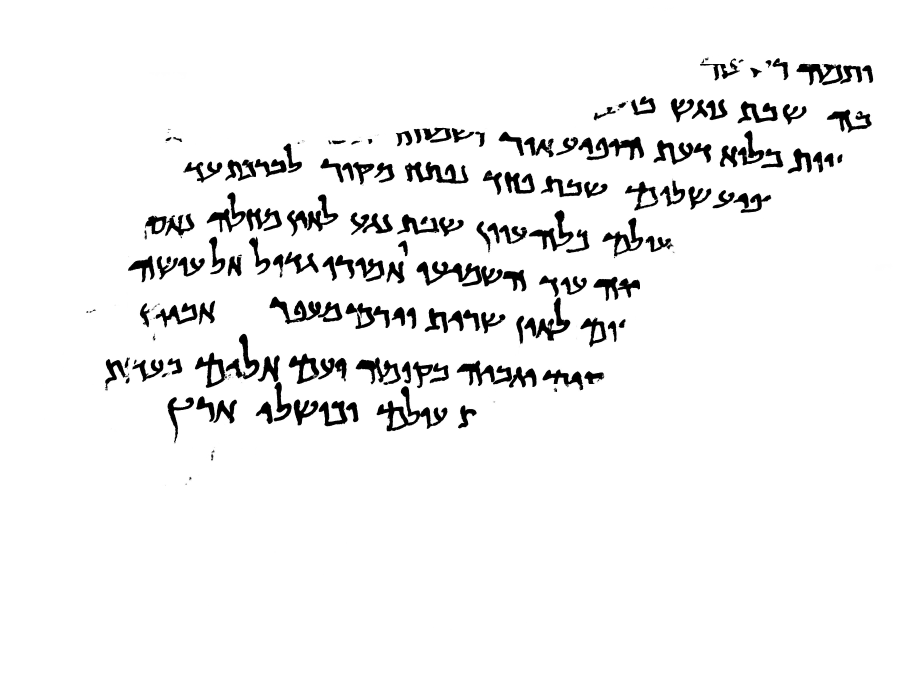
#> input picture test_images/P513-Fg001-R-C01-R01-binarized.jpg, 3608 x 2706 px, found by its file name (shown at 1/4 size)
$ jupyter execute --allow-errors dan_line_seperation.ipynb
#> lines starting #> are read from the running program, lines starting #| are printed output that depends on the picture; after the words box and inside, x2 and y2 are one past the last pixel; in counts of white or black regions, pixels touching at a corner belong together
### data_management/augmentation/commonAug.py
import cv2
import random
import numpy as np
import math

# [22 lines left out: function imgResizer, not called in this run]


def whitespaceRemover(img, padding=5):
    imHeight, imWidth = img.shape # get the image dimensions
    # find the BB of the contents of the image
    gray_img = img.copy()
    gray_img = 255*(gray_img < 128).astype(np.uint8) # To invert the text to white
    gray_img = cv2.morphologyEx(gray_img, cv2.MORPH_OPEN, np.ones((5, 5), dtype=np.uint8)) # Perform noise filtering
    coords = cv2.findNonZero(gray_img) # Find all non-zero points (text)
    x, y, w, h = cv2.boundingRect(coords) # Find minimum spanning bounding box

    # pad each side
    y_min = y-padding if y-padding>=0 else 0
    y_max = y+h+padding if y+h+padding<=imHeight else imHeight
    x_min = x-padding if x-padding>=0 else 0
    x_max = x+w+padding if x+w+padding<=imWidth else imWidth

    cropped_img = img[y_min:y_max, x_min:x_max] # Crop the image - note we do this on the original image

    return cropped_img


# warp the letter images, parameters are slightly different to the whole page image warper (as these letter images are smaller)
# [85 lines left out: functions letterImageWarper, imageRotator, imageShearer, imageEroder, imageDilator, not called in this run]

### segmentFunction.py
import cv2
import numpy as np


# [5 lines left out: function get_circular_kernel, not called in this run]


def segment_morphological_operations(image):
    image = cv2.bitwise_not(image)

    #kernel = get_circular_kernel(3)
    kernel = cv2.getStructuringElement(cv2.MORPH_ELLIPSE, (1,5))
    closed = cv2.morphologyEx(image, cv2.MORPH_CLOSE, kernel)

    blurred = cv2.GaussianBlur(closed, (3, 5), 0.5)

    thresholded_img = cv2.threshold(blurred, 0, 255, cv2.THRESH_BINARY | cv2.THRESH_OTSU)[1]

    #kernel = get_circular_kernel(6)
    kernel = cv2.getStructuringElement(cv2.MORPH_ELLIPSE, (5,3))
    eroded_img = cv2.morphologyEx(thresholded_img, cv2.MORPH_ERODE, kernel, iterations=1)

    return eroded_img


def find_connected_components(thresholded_img):
    im_height, im_width = thresholded_img.shape
    bounding_boxes = []
    BB_centers = []

    contours, hierarchy = cv2.findContours(thresholded_img, cv2.RETR_EXTERNAL, cv2.CHAIN_APPROX_NONE)

    # filter out small or invalid bounding boxes
    for j, contour in enumerate(contours):
        (x, y, w, h) = cv2.boundingRect(contour)
        if w >= im_width or h >= im_height:
            continue
        # these are artifacts
        if (w < 20 or h < 30):
            continue

        # sometimes parts of characters are picked out as well, control these to change what gets detected
        contour_area = cv2.contourArea(contour)
        contour_perimeter = cv2.arcLength(contour, True)
        contour_compactness = (4 * np.pi * contour_area) / (contour_perimeter ** 2)

        # set appropriate threshold values for area and compactness
        # min_area_threshold = 50
        max_compactness_threshold = 0.4
        #if contour_compactness > max_compactness_threshold:
        #    continue

        # 2px border for legibility
        # use max() and min() to prevent the BB going off the sides of the image
        padding = 5
        y1 = max(0, y-padding)
        y2 = min(y+h+padding, im_height)
        x1 = max(0, x-padding)
        x2 = min(x+w+padding, im_width)


        if h > 180:
            #print([x1,y1,x2,y2])
            #continue
            cutout = thresholded_img.copy()[y1:y2, x1:x2]
            midline = int((y2-y1)/2)
            cutout[midline - 2 : midline + 3, :] = 0

            [x_adjust, y_adjust] = [x1, y1]

            cutoutBBs, cutoutCenters = find_connected_components(cutout) # recursive functions are our friends :) espeically if they only recurse once

            for bb, center in zip(cutoutBBs, cutoutCenters):
                #print(center)
                [x,y] = center
                center = [x+x_adjust, y+y_adjust]
                BB_centers.append(center)

                [x1,y1,x2,y2] = bb
                bb = [x1+x_adjust, y1+y_adjust, x2+x_adjust, y2+y_adjust]
                bounding_boxes.append(bb)

        elif (y2-y1) > 0 and (x2-x1) > 0:
            BB_centers.append([int(x1+w/2),int(y1+h/2)])
            bounding_boxes.append( [x1,y1,x2,y2] )

    return bounding_boxes, BB_centers


# Takes in a grayscale image, returns the bounding boxes
def segment_dss_page(image):

    im_height, im_width = image.shape

    # applies morphological operations, to improve segmentation by connected components
    processed_image = segment_morphological_operations(image)

    # uses contours to find the bounding boxes,
    # also returns the center coordinate of each bounding box
    bounding_boxes, BB_centers = find_connected_components(processed_image)

    return bounding_boxes, BB_centers


### segmentation/imageRotation.py

from segmentation.peakdetect import *
from skimage.transform import rotate
import os
from skimage.io import imread, imsave
import numpy as np
import cv2
import matplotlib.pyplot as plt
from data_management.augmentation.commonAug import imgResizer


def write_image(image, filename, runmode=1):
    path_output = os.path.abspath(filename)
    #image = image.astype(np.uint8)
    cv2.imwrite(filename=path_output,img=image)


# [21 lines left out: function rotate_and_find_number_of_peaks, not called in this run]


def find_optimal_rotation(image, output_directory, lookahead=20, min_degree=-10, max_degree=10, runmode=1):
    optimum_rot_degree = -90
    optimum_score = 0
    optimum_rot_image = image
    optimum_rot_line_peaks = []
    optimum_num_peaks = 1

    for degree in range (min_degree, max_degree):

        rotated_image = rotate(image, degree, resize=True, cval=1, clip=False, mode ='constant')

        # Rotate results in a normalised floating image -> convert it to uint8
        #rotated_image = rotated_image * 255
        #rotated_image = rotated_image.astype(np.uint8)

        if runmode > 0: # Show intermediary rotated images in normal and debug mode
            write_image(rotated_image, output_directory + '/rotated_' + str(degree) + '.jpg', runmode=runmode)

        # 1 = column reduction.
        # CV_REDUCE_AVG instead of sum, because we want the normalized number of pixels
        histogram = cv2.reduce(rotated_image, 1, cv2.REDUCE_AVG)
        # Transpose column vector into row vector
        histogram = histogram.reshape(-1)

        if (runmode > 0): # Show intermediary histograms in normal and debug mode
            plt.plot(histogram)
            plt.title('Degree=' + str(degree))
            plt.savefig(output_directory+'/histogram_' + str(degree) + '.jpg')
            plt.clf()

        line_peaks = peakdetect(histogram, lookahead=lookahead)

        # sometimes the number of positive peaks is not identical to the number of negative peaks
        number_peaks = min(len(line_peaks[0]), len(line_peaks[1]))

        score = 0
        if number_peaks != 0:
            for peak in range(0, number_peaks):
                score += line_peaks[0][peak][1] - line_peaks[1][peak][1]

            score = score / number_peaks
        #except:
        #    score = 0

        if runmode > 1: # Show tested degrees in debug mode only
            print ('Degree=' + str(degree) + '; Score=' + str(score))

        if score >= optimum_score and abs(degree) <= abs(optimum_rot_degree):
            optimum_score = score
            optimum_rot_degree = degree
            optimum_rot_image = rotated_image
            optimum_rot_line_peaks = line_peaks
            optimum_num_peaks = number_peaks

    return optimum_rot_image, optimum_rot_degree, optimum_num_peaks, optimum_rot_line_peaks


"""
METHOD 2
"""


# [30 lines left out: function get_skew_angle, not called in this run]

### Dan's Stuff/dan_line_seperation.ipynb
[cell 1]
from segment import Segment
import matplotlib.pyplot as plt
import shutil
import os

imagePath2 = "image-data/P106-Fg002-R-C01-R01-binarized.jpg"
sourceFolder = "image-data"
segmentationsFolder = "Data/Segmented/"

#> (the rest of this cell did not finish here and is left out)

[cell 2]
import numpy as np
from scipy.optimize import curve_fit
import pylab as plt

N = 1000 # number of data points
t = np.linspace(0, 4*np.pi, N)
data = 3.0*np.sin(t+0.001) + 0.5 + np.random.randn(N) # create artificial data with noise

guess_freq = 1
guess_amplitude = 3*np.std(data)/(2**0.5)
guess_phase = 0
guess_offset = np.mean(data)

p0=[guess_freq, guess_amplitude,
    guess_phase, guess_offset]

# create the function we want to fit
def my_sin(x, freq, amplitude, phase, offset):
    return np.sin(x * freq + phase) * amplitude + offset

# now do the fit
fit = curve_fit(my_sin, t, data, p0=p0)

# we'll use this to plot our first estimate. This might already be good enough for you
data_first_guess = my_sin(t, *p0)

# recreate the fitted curve using the optimized parameters
data_fit = my_sin(t, *fit[0])

plt.plot(data, '.')
plt.plot(data_fit, label='after fitting')
plt.plot(data_first_guess, label='first guess')
plt.legend()
plt.show()

[cell 3]
from data_management.augmentation.commonAug import imageRotator
import random

# [11 lines left out: function rotatePage, not called in this run]


#> (the rest of this cell did not finish here and is left out)

[cell 4]
import os
import cv2
import numpy as np
from data_management.augmentation.commonAug import whitespaceRemover


segmentationsFolder = "Data/Segmented/"


# [25 lines left out: function plotSegmentedBBs, not called in this run]

[cell 5]
from sklearn.cluster import KMeans
from sklearn import preprocessing as pre


# [50 lines left out: function clusteryBoi, not called in this run]

[cell 6]
from sklearn.metrics import silhouette_score

# [23 lines left out: function findOptimalK, not called in this run]

## FUCK

[cell 7]
from segmentFunction import segment_dss_page
import cv2
import numpy as np
import matplotlib.pyplot as plt
from data_management.augmentation.commonAug import whitespaceRemover

img_path = "image-data/P513-Fg001-R-C01-R01-binarized.jpg"
img = cv2.imread(img_path, cv2.IMREAD_GRAYSCALE) #Read the img
#> img is the input picture: shape (2706, 3608); min 0, max 255, mean 241.5
img = whitespaceRemover(img=img, padding=20)
#> in whitespaceRemover, `gray_img = 255*(gray_img < 128).astype(np.uint8)`:
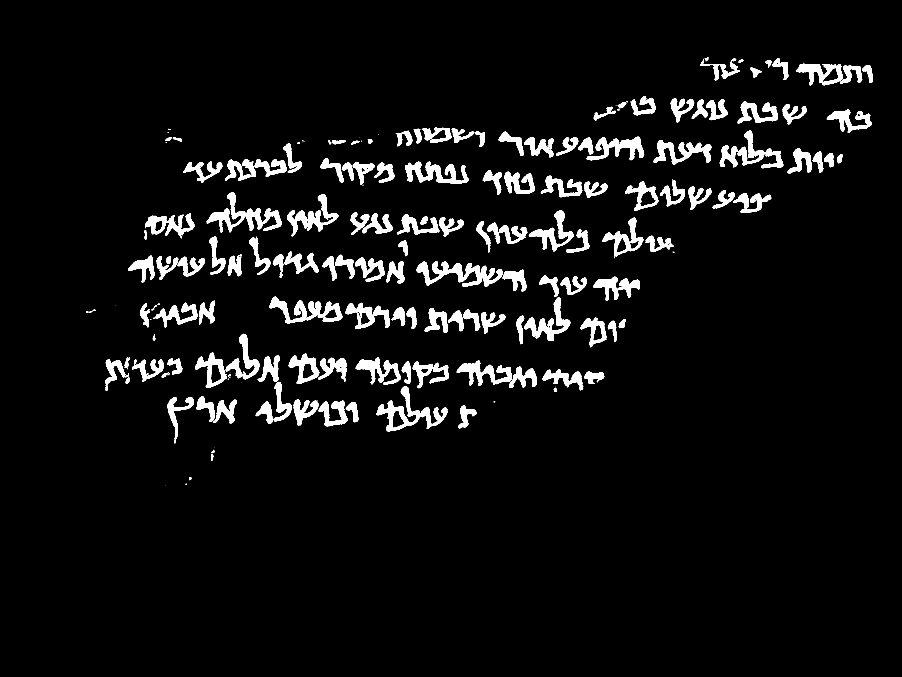
#> gray_img: shape (2706, 3608) (shown at 1/4 size); 5.3% white; 248 white regions (70 under 20 px), largest, box (x1, y1, x2, y2) and area: (1506, 1545, 1790, 1725) 13085, (1666, 1044, 1928, 1146) 10694, (1620, 647, 1874, 735) 10300
#> in whitespaceRemover, `gray_img = cv2.morphologyEx(gray_img, cv2.MORPH_OPEN, np.ones((5, 5), ..`:
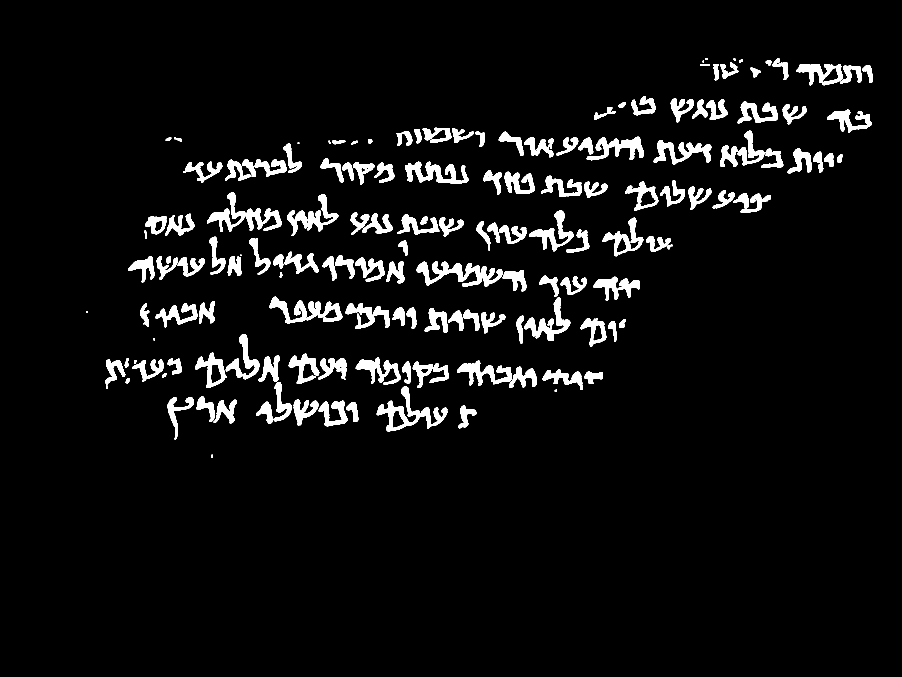
#> gray_img: shape (2706, 3608) (shown at 1/4 size); 5.2% white; 189 white regions, largest, box (x1, y1, x2, y2) and area: (1507, 1545, 1730, 1725) 10877, (1666, 1045, 1928, 1146) 10648, (1620, 647, 1873, 735) 10211
#> in whitespaceRemover, `coords = cv2.findNonZero(gray_img)`: coords = contour of 509485 points, box (x1, y1, x2, y2) (346, 234, 3492, 1830), area 12852
#> in whitespaceRemover, `x, y, w, h = cv2.boundingRect(coords)`: x = 346; y = 234; w = 3146; h = 1596
#> in whitespaceRemover, `y_min = y-padding if y-padding>=0 else 0`: y_min = 214
#> in whitespaceRemover, `y_max = y+h+padding if y+h+padding<=imHeight else imHeight`: y_max = 1850
#> in whitespaceRemover, `x_min = x-padding if x-padding>=0 else 0`: x_min = 326
#> in whitespaceRemover, `x_max = x+w+padding if x+w+padding<=imWidth else imWidth`: x_max = 3512
#> in whitespaceRemover, `cropped_img = img[y_min:y_max, x_min:x_max]`:
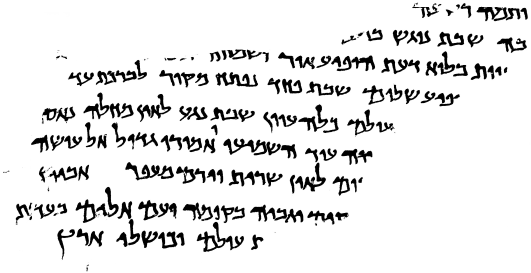
#> cropped_img: shape (1636, 3186) (shown at 1/6 size); min 0, max 255, mean 229.7

drawingBoi = img.copy()

BBs = segment_dss_page(img)
#> in segment_morphological_operations, `thresholded_img = cv2.threshold(blurred, 0, 255, cv2.THRESH_BINARY | c..`:
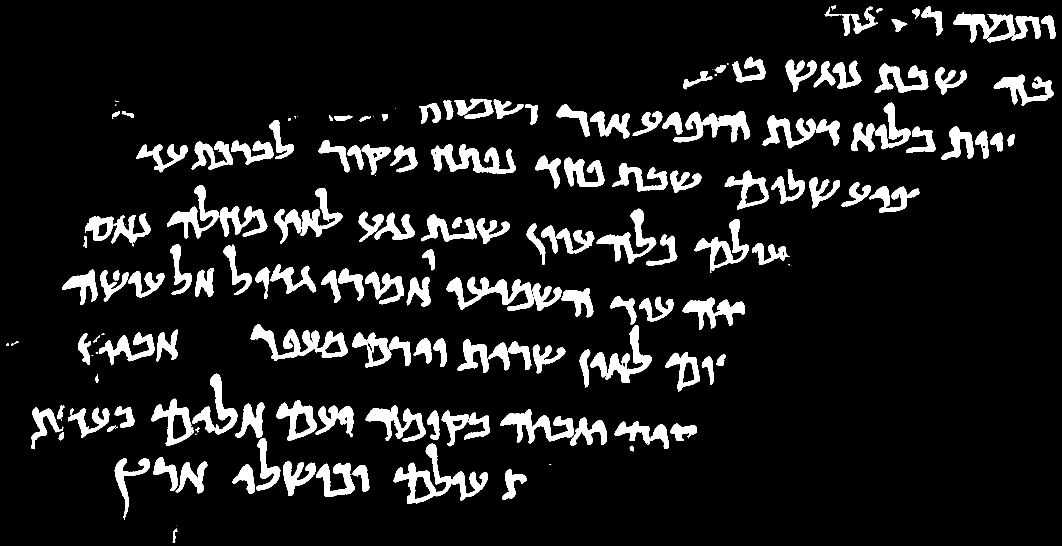
#> thresholded_img: shape (1636, 3186) (shown at 1/3 size); 10% white; 190 white regions (29 under 20 px), largest, box (x1, y1, x2, y2) and area: (1180, 1331, 1464, 1511) 13164, (752, 973, 1043, 1082) 11905, (1340, 830, 1602, 932) 10740
#> in segment_morphological_operations, `eroded_img = cv2.morphologyEx(thresholded_img, cv2.MORPH_ERODE, kernel..`:
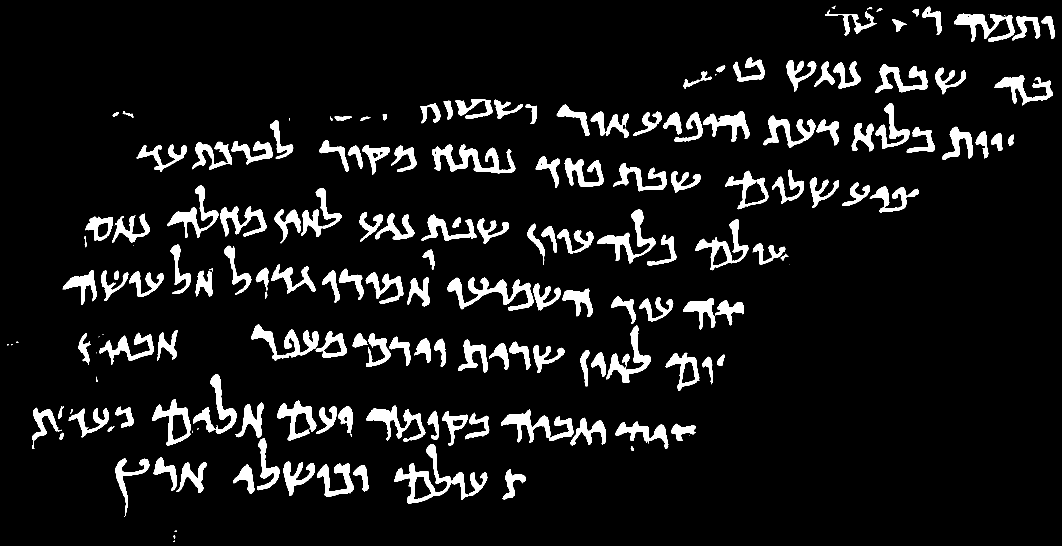
#> eroded_img: shape (1636, 3186) (shown at 1/3 size); 8% white; 180 white regions (17 under 20 px)
#> in find_connected_components, `contours, hierarchy = cv2.findContours(thresholded_img, cv2.RETR_EXTER..`: contours = 180 contours, 19 with area under 20; largest, box (x1, y1, x2, y2) and area: (1182, 1332, 1462, 1510) 12326, (1342, 831, 1600, 931) 8284, (1296, 434, 1546, 520) 7936, (456, 1197, 573, 1336) 7576, (2085, 658, 2245, 811) 7044
#> the loop in find_connected_components, `for j, contour in enumerate(contours):` made 180 passes
#> (w, h, contour_area, contour_perimeter, contour_compactness) on passes 4 to 6: (70, 91, 2141.5, 335.7, 0.239), (47, 78, 1491.5, 223.1, 0.377), (64, 88, 2181, 277.8, 0.355)

#> (the rest of this cell did not finish here and is left out)

[cell 8]
from sklearn.metrics import silhouette_score
from sklearn.cluster import KMeans
from sklearn import preprocessing as pre


# [25 lines left out: function findOptimalK, not called in this run]

[cell 9]
# [14 lines left out: function rotateBB, not called in this run]


angles = np.arange(-15, 15 + 1, 3)
center = (img.shape[0]//2,img.shape[1]//2) #Get the center of the image


rotationMatrices = [cv2.getRotationMatrix2D(center,ang,1.0) for ang in angles]
rotatedBoundingBoxes = []

scores = []
bests = []

print(len(angles), len(rotationMatrices))
#| 11 11


#> (the rest of this cell did not finish here and is left out)

[cell 10]
blurryboi = img.copy()
for i in range(3):
    kernel = cv2.getStructuringElement(cv2.MORPH_ELLIPSE, (10,2))
    blurryboi = cv2.morphologyEx(blurryboi, cv2.MORPH_DILATE, kernel, iterations=1)

    kernel = cv2.getStructuringElement(cv2.MORPH_ELLIPSE, (2,10))
    blurryboi = cv2.morphologyEx(blurryboi, cv2.MORPH_ERODE, kernel, iterations=1)
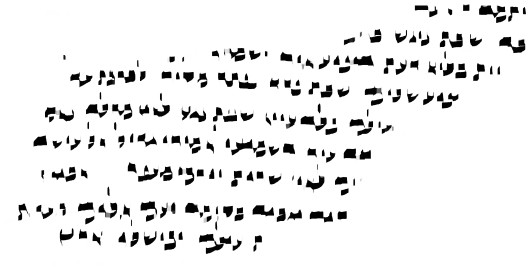
#> blurryboi: shape (1636, 3186) (shown at 1/6 size); min 0, max 255, mean 235.1

blurryboi = cv2.GaussianBlur(blurryboi, (25, 25), 0)
plt.imshow(blurryboi)

[cell 11]
from segmentation.imageRotation import find_optimal_rotation
from segmentFunction import segment_dss_page
import cv2
import numpy as np
import matplotlib.pyplot as plt
from data_management.augmentation.commonAug import whitespaceRemover

img_path = "image-data/P513-Fg001-R-C01-R01-binarized.jpg"
img = cv2.imread(img_path, cv2.IMREAD_GRAYSCALE) #Read the img
img = whitespaceRemover(img=img, padding=20)

blurryboi = img.copy()
for i in range(3):
    kernel = cv2.getStructuringElement(cv2.MORPH_ELLIPSE, (10,2))
    blurryboi = cv2.morphologyEx(blurryboi, cv2.MORPH_DILATE, kernel, iterations=1)

    kernel = cv2.getStructuringElement(cv2.MORPH_ELLIPSE, (2,10))
    blurryboi = cv2.morphologyEx(blurryboi, cv2.MORPH_ERODE, kernel, iterations=1)

blurryboi = cv2.GaussianBlur(blurryboi, (25, 25), 0)
plt.imshow(blurryboi)


#> (the rest of this cell did not finish here and is left out)

#> the loop in find_optimal_rotation, `for degree in range (min_degree, max_degree): ` made 1 pass
#> pass 1, in write_image, `cv2.imwrite(filename=path_output,img=image)`:
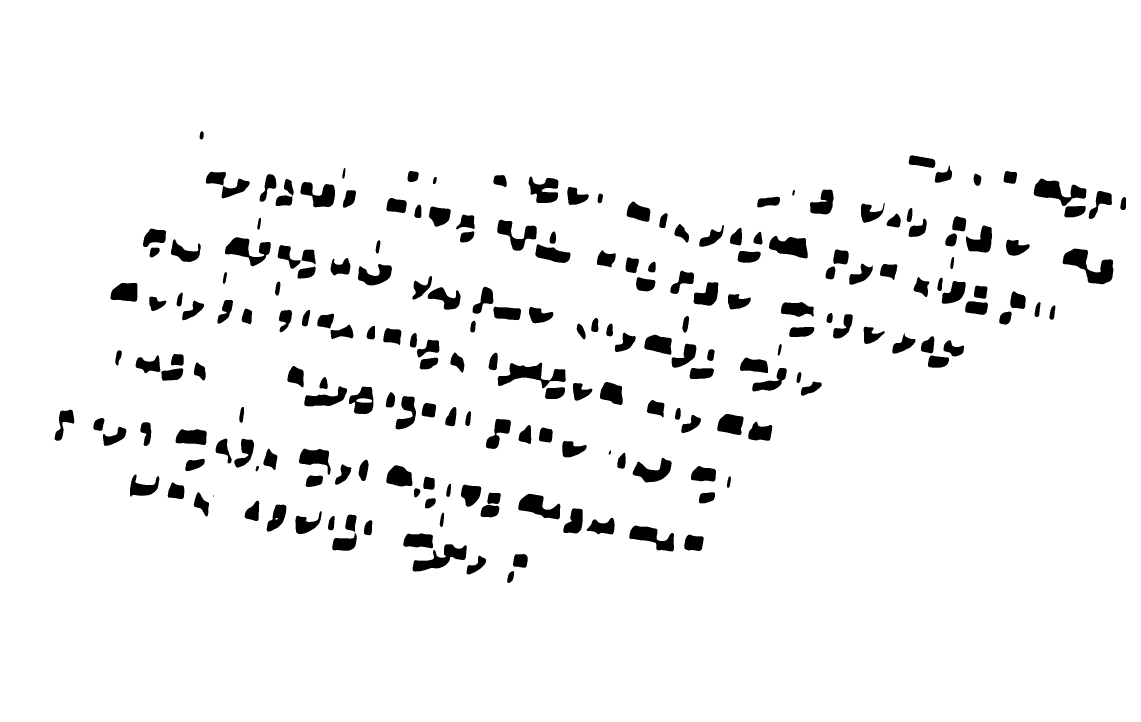
#> saved as rotated_-10.jpg: shape (2164, 3422) (shown at 1/3 size); values 0 (black) and 1 (white), 94.7% white; 209 black regions (1 under 20 px), largest, box (x1, y1, x2, y2) and area: (3188, 746, 3340, 853) 7344, (1493, 1088, 1697, 1165) 6656, (3101, 536, 3259, 618) 6110
#> pass 1, in find_optimal_rotation, `plt.savefig(output_directory+'/histogram_' + str(degree) + '.jpg')`:
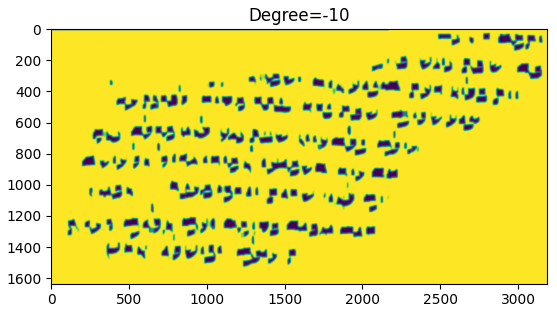
#> figure drawn by matplotlib, 1 panel
